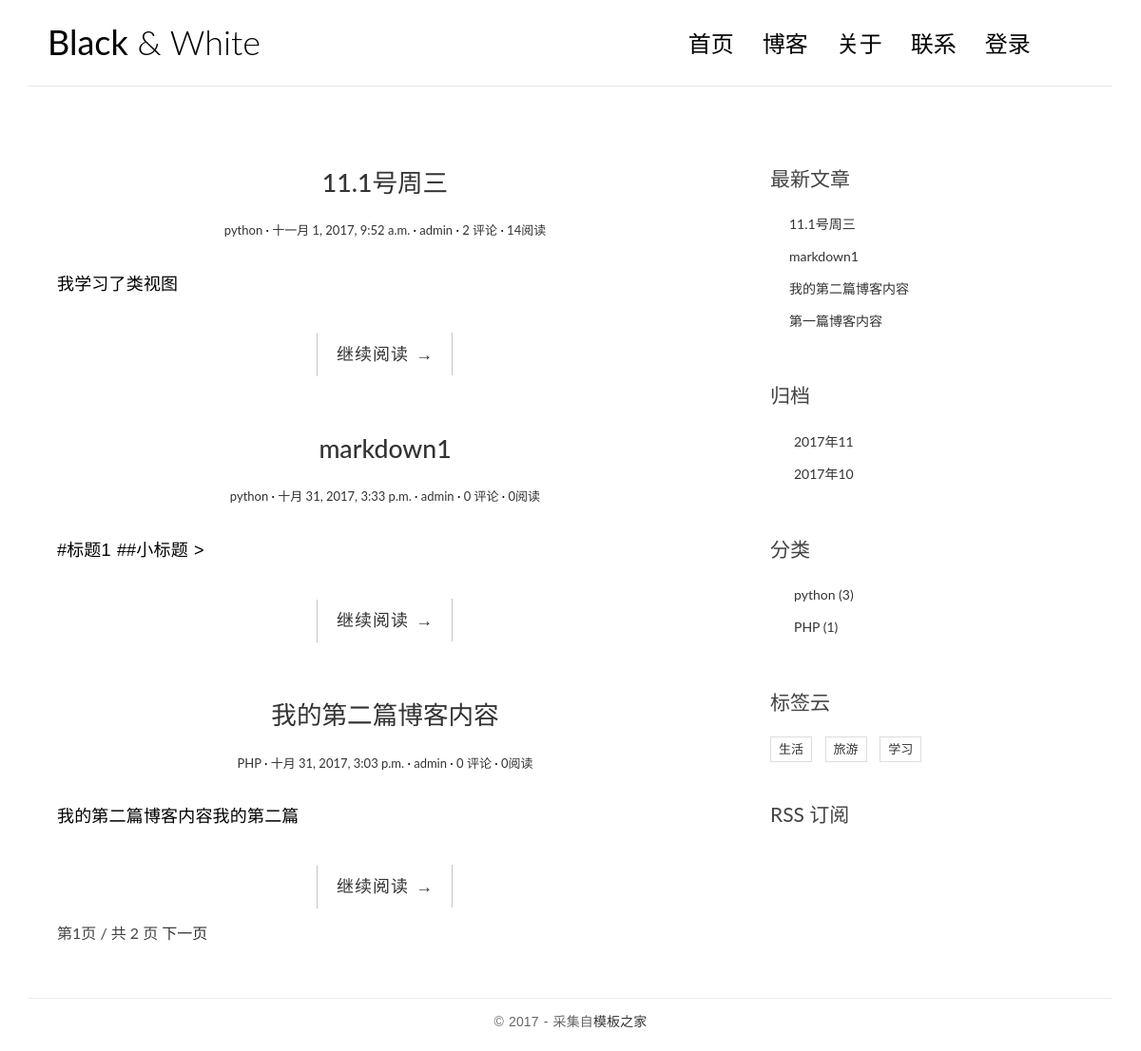
The page / on the database its author committed.
### blog/models.py (models this page shows, shortened)
class Post(models.Model):
    title = models.CharField(max_length=100)
    body = models.TextField()
    created_time = models.DateTimeField()
    modified_time = models.DateTimeField()
    excerpt = models.CharField(max_length=200,blank=True)
    category = models.ForeignKey(Category)
    tags = models.ManyToManyField(Tag,blank=True)
    author = models.ForeignKey(User)
    views = models.PositiveIntegerField(default=0)
    def get_absolute_url(self):
        return reverse('blog:detail',kwargs={'pk':self.pk})
    class Meta:
        ordering=['-created_time']

class Category(models.Model):
    name = models.CharField(max_length=100)

class Tag(models.Model):
    name = models.CharField(max_length=100)

### blog/views.py (the view)
# urls.py: url(r'^$',views.IndexView.as_view(),name='index'),
class IndexView(ListView):
    model = Post
    template_name = 'blog/index.html'
    context_object_name = 'post_list'
    paginate_by = 3

### blog/templatetags/blog_tags.py (called while the page is built)
@register.simple_tag
def get_recent_posts(num=5):
    return Post.objects.all().order_by('-created_time')[:num]

@register.simple_tag
def archives():
    return Post.objects.dates('created_time','month',order='DESC')

@register.simple_tag
def get_categories():
    return Category.objects.annotate(num_posts=Count
    ('post')).filter(num_posts__gt=0)

@register.simple_tag
def get_tags():
    return Tag.objects.annotate(num_posts=Count
    ('post')).filter(num_posts__gt=0)

### templates/blog/index.html (shortened to what this page needs)
{% extends 'base.html' %}
     {% block main %}
        {% for post in post_list %}
        <article class="post post-1">
            <header class="entry-header">
                <h1 class="entry-title">
                    <a href="{{ post.get_absolute_url }}">{{ post.title }}</a>
                </h1>
                <div class="entry-meta">
                    <span class="post-category"><a href="#">{{ post.category.name }}</a></span>
                    <span class="post-date"><a href="#"><time class="entry-date"
                                                              datetime="{{ post.created_time }}">{{ post.created_time }}</time></a></span>
                    <span class="post-author"><a href="#">{{ post.author }}</a></span>
                    <span class="comments-link"><a href="#">{{ post.comment_set.count }} 评论</a></span>
                    <span class="views-count"><a href="#">{{ post.views }}阅读</a></span>
                </div>
            </header>
            <div class="entry-content clearfix">
                <p>{{ post.body|truncatechars:14 }}</p>
                <div class="read-more cl-effect-14">
                    <a href="{{ post.get_absolute_url }}" class="more-link">继续阅读 <span class="meta-nav">→</span></a>
                </div>
            </div>
        </article>
        {% empty %}
            <div class="no-post"></div>
        {% endfor %}
        {% if is_paginated %}
            <div class="pagination-simple">
                <span class="current">第{{ page_obj.number }}页 / 共 {{ paginator.num_pages }} 页</span>
                {% if  page_obj.has_next %}
                     <a href="?page={{ page_obj.next_page_number }}">下一页</a>
                {% endif %}
            </div>
        {% endif %}
    {% endblock main %}

### templates/base.html (shortened to what this page needs)
{% load staticfiles %}
{% load blog_tags %}
<!DOCTYPE html>
<html>
<head>
    <link rel="stylesheet" href="{% static 'blog/css/bootstrap.min.css' %}">
    <link rel="stylesheet" href="http://code.ionicframework.com/ionicons/2.0.1/css/ionicons.min.css">
    <link rel="stylesheet" href="{% static 'blog/css/pace.css' %}">
    <link rel="stylesheet" href="{% static 'blog/css/custom.css' %}">
    <link rel="stylesheet" href="{% static 'blog/css/highlights/emacs.css' %}">
</head>
<body>
<div class="container">
    <header id="site-header">
        <div class="row">
            <div class="col-md-4 col-sm-5 col-xs-8">
                <div class="logo">
                    <h1><a href="{% url 'blog:index' %}"><b>Black</b> &amp; White</a></h1>
                </div>
            </div>
            <div class="col-md-8 col-sm-7 col-xs-4">
                <nav class="main-nav" role="navigation">
                    <div class="collapse navbar-collapse" id="bs-example-navbar-collapse-1">
                        <ul class="nav navbar-nav navbar-right">
                            <li class="cl-effect-11"><a href="index.html" data-hover="首页">首页</a></li>
                            <li class="cl-effect-11"><a href="full-width.html" data-hover="博客">博客</a></li>
                            <li class="cl-effect-11"><a href="about.html" data-hover="关于">关于</a></li>
                            <li class="cl-effect-11"><a href="contact.html" data-hover="联系">联系</a></li>
                            {% if user.is_authenticated  %}
                                <li class="cl-effect-11"><a href="{% url 'password_change' %}">修改密码</a></li>
                                 <li class="cl-effect-11"><a href="{% url 'logout' %}" >退出</a></li>
                                {% else %}
                                 <li class="cl-effect-11"><a href="{% url 'login' %}" >登录</a></li>
                            {% endif %}
                        </ul>
                    </div>
                </nav>
            </div>
        </div>
    </header>
</div>
<div class="content-body">
    <div class="container">
        <div class="row">
            <main class="col-md-8">
               {% block main %}
                {% endblock main %}
            </main>
            <aside class="col-md-4">
                <div class="widget widget-recent-posts">
                    <h3 class="widget-title">最新文章</h3>
                    {% get_recent_posts as recent_post_list %}
                    <ul>
                        {% for post in recent_post_list %}
                        <li>
                            <a href="{{ post.get_absolute_url }}">{{ post.title }}</a>
                        </li>
                        {% empty %}
                            暂无文章！
                        {% endfor %}
                    </ul>
                </div>
                <div class="widget widget-archives">
                    <h3 class="widget-title">归档</h3>
                    {% archives as date_list %}
                    <ul>
                        {% for date in date_list %}
                        <li>
                            <a href="{% url 'blog:archives' date.year date.month %}">{{ date.year }}年{{ date.month }}</a>
                        </li>
                         {% empty %}
                            暂无归档！
                        {% endfor %}
                    </ul>
                </div>
                <div class="widget widget-category">
                    <h3 class="widget-title">分类</h3>
                    {% get_categories as category_list %}
                    <ul>
                        {% for category in category_list%}
                        <li>
                            <a href="{% url 'blog:category' category.pk %}">{{ category.name }} <span class="post-count">({{ category.num_posts }})</span></a>
                        </li>
                          {% empty %}
                            暂无分类！
                        {% endfor %}
                    </ul>
                </div>
                <div class="widget widget-tag-cloud">
                    <h3 class="widget-title">标签云</h3>
                    {% get_tags as tag_list %}
                    <ul>
                        {% for tag in tag_list %}
                            <li>
                                <a href="{% url 'blog:tag'  tag.pk %}">{{ tag.name }}</a>
                            </li>
                        {% endfor %}
                    </ul>
                </div>
                <div class="rss">
                    <a href=""> RSS 订阅</a>
                </div>
            </aside>
        </div>
    </div>
</div>
<footer id="site-footer">
    <div class="container">
        <div class="row">
            <div class="col-md-12">
                <p class="copyright">&copy 2017 - 采集自<a href="http://www.cssmoban.com/"
                                                        target="_blank" title="模板之家">模板之家</a>
                </p>
            </div>
        </div>
    </div>
</footer>
</body>
</html>

### blog/static/blog/css/custom.css (style rules this page uses)
* { outline: none; }
h1, h2, h3, h4, h5, h6 { margin-top: 0; }
b { font-weight: 400; }
a { color: #333; }
body { color: #444; font-family: 'Lato', sans-serif; }
p { font-family: 'Ubuntu', sans-serif; font-weight: 400; word-spacing: 1px; letter-spacing: 0.01em; }
#site-header { background-color: #FFF; padding: 25px 20px; margin-bottom: 40px; border-bottom: 1px solid #e7e7e7; }
.logo h1 a { color: #000; }
.logo h1 { margin: 0; font-family: 'Lato', sans-serif; font-weight: 300; }
.main-nav { margin-top: 11px; max-width: 95%; }
.main-nav a { color: #000000 !important; padding: 0 0 5px 0 !important; margin-right: 30px; font-family: 'Lato', sans-serif; font-weight: 300; font-size: 24px; }
.cl-effect-11 a { padding: 10px 0; color: #0972b4; text-shadow: none; }
.cl-effect-11 a::before { position: absolute; top: 0; left: 0; overflow: hidden; padding: 0 0 5px 0 !important; max-width: 0; border-bottom: 1px solid #000; color: #000; content: attr(data-hover); white-space: nowrap; -webkit-transition: max-width 0.5s; -moz-transition: max-width 0.5s; transition: max-width 0.5s; }
.content-body { padding-bottom: 4em; }
.post { background: #fff; padding: 30px 30px 0; }
.entry-title { text-align: center; font-size: 1.9em; margin-bottom: 20px; line-height: 1.6; padding: 10px 20px 0; }
.entry-meta { text-align: center; color: #DDDDDD; font-size: 13px; margin-bottom: 30px; }
.entry-content { font-size: 18px; line-height: 1.9; font-weight: 300; color: #000; }
.post-category::after, .post-date::after, .post-author::after, .comments-link::after { content: ' ·'; color: #000; }
.read-more { font-family: 'Ubuntu', sans-serif; font-weight: 400; word-spacing: 1px; letter-spacing: 0.01em; text-align: center; margin-top: 20px; }
.cl-effect-14 a { padding: 0 20px; height: 45px; line-height: 45px; position: relative; display: inline-block; margin: 15px 25px; letter-spacing: 1px; font-weight: 400; text-shadow: 0 0 1px rgba(255, 255, 255, 0.3); }
.cl-effect-14 a::before, .cl-effect-14 a::after { position: absolute; width: 45px; height: 1px; background: #C3C3C3; content: ''; -webkit-transition: all 0.3s; -moz-transition: all 0.3s; transition: all 0.3s; pointer-events: none; }
.cl-effect-14 a::before { top: 0; left: 0; -webkit-transform: rotate(90deg); -moz-transform: rotate(90deg); transform: rotate(90deg); -webkit-transform-origin: 0 0; -moz-transform-origin: 0 0; transform-origin: 0 0; }
.cl-effect-14 a::after { right: 0; bottom: 0; -webkit-transform: rotate(90deg); -moz-transform: rotate(90deg); transform: rotate(90deg); -webkit-transform-origin: 100% 0; -moz-transform-origin: 100% 0; transform-origin: 100% 0; }
.widget { background: #fff; padding: 30px 0 0; }
.widget-title { font-size: 1.5em; margin-bottom: 20px; line-height: 1.6; padding: 10px 0 0; font-weight: 400; }
.widget-recent-posts ul { padding: 0; margin: 0; padding-left: 20px; }
.widget-recent-posts ul li { list-style-type: none; position: relative; line-height: 170%; margin-bottom: 10px; }
.widget-recent-posts ul li::before { content: '\f3d3'; font-family: "Ionicons"; position: absolute; left: -17px; top: 3px; font-size: 16px; color: #000; }
.widget-archives ul { padding: 0; margin: 0; padding-left: 25px; }
.widget-archives ul li { list-style-type: none; position: relative; line-height: 170%; margin-bottom: 10px; }
.widget-archives ul li::before { content: '\f3f3'; font-family: "Ionicons"; position: absolute; left: -25px; top: 1px; font-size: 16px; color: #000; }
.widget-category ul { padding: 0; margin: 0; padding-left: 25px; }
.widget-category ul li { list-style-type: none; position: relative; line-height: 170%; margin-bottom: 10px; }
.widget-category ul li::before { content: '\f3fe'; font-family: "Ionicons"; position: absolute; left: -25px; top: 1px; font-size: 18px; color: #000; }
.widget-tag-cloud ul { padding: 0; margin: 0; margin-right: -10px; }
.widget-tag-cloud ul li { list-style-type: none; font-size: 13px; display: inline-block; margin-right: 10px; margin-bottom: 10px; padding: 3px 8px; border: 1px solid #ddd; }
.rss { font-size: 21px; margin-top: 30px; }
.rss a { color: #444; }
#site-footer { padding-top: 10px; padding: 0 0 1.5em 0; }
.copyright { text-align: center; padding-top: 1em; margin: 0; border-top: 1px solid #eee; color: #666; }
.pagination-simple { padding-left: 30px; font-size: 16px; }

### rows shown on the page
Post: title "11.1号周三", category.name "python", created_time "十一月 1, 2017, 9:52 a.m.", author "admin", comment_set.count "2", views "14", body "我学习了类视图"
Post: title "markdown1", category.name "python", created_time "十月 31, 2017, 3:33 p.m.", author "admin", comment_set.count "0", views "0", body "#标题1 ##小标题 >"
Post: title "我的第二篇博客内容", category.name "PHP", created_time "十月 31, 2017, 3:03 p.m.", author "admin", comment_set.count "0", views "0", body "我的第二篇博客内容我的第二篇"
Post: title "第一篇博客内容"
Category: name "python", num_posts "3"
Category: name "PHP", num_posts "1"
Tag: name "生活"
Tag: name "旅游"
Tag: name "学习"

### other values the page prints
{{ page_obj.number }} "1"
{{ paginator.num_pages }} "2"
{{ date.year }} "2017" "2017"
{{ date.month }} "11" "10"
